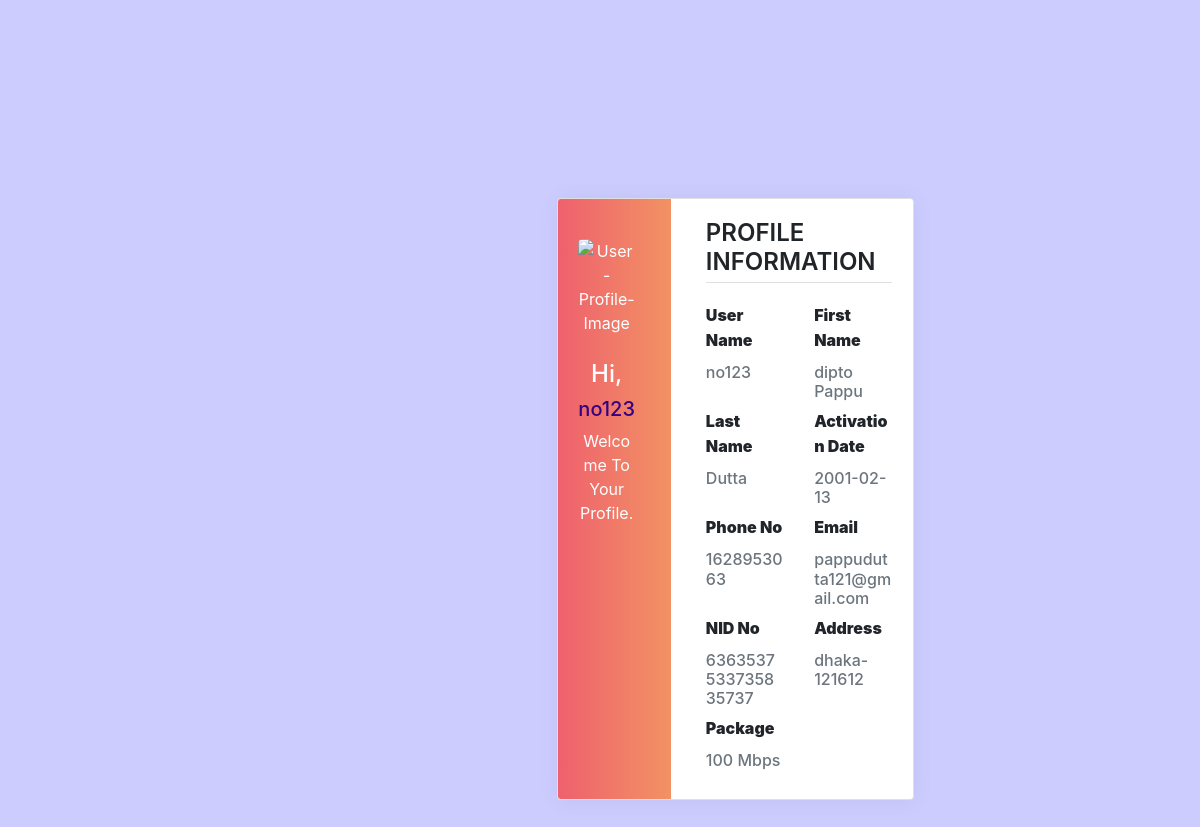
Page /User_profile.php (signed in) on the committed database.
### tables this page shows
CREATE TABLE `customer_info` (
  `User_id` varchar(30) NOT NULL,
  `First_Name` varchar(30) DEFAULT NULL,
  `Last_Name` varchar(30) DEFAULT NULL,
  `Active_Date` date DEFAULT NULL,
  `Phone_no` int(11) NOT NULL,
  `Email` varchar(100) DEFAULT NULL,
  `NID` bigint(18) NOT NULL,
  `Address` varchar(200) NOT NULL,
  `Password` varchar(30) NOT NULL,
  `choose` varchar(30) NOT NULL
);

### User_profile.php (the view, shortened to what this page needs)
<!DOCTYPE html>
<html lang="en">
<head>
    <link rel="stylesheet" href="User_profile.css" />
    <link rel="stylesheet" href="https://maxcdn.bootstrapcdn.com/bootstrap/4.0.0/css/bootstrap.min.css">
    <link rel="stylesheet" href="https://stackpath.bootstrapcdn.com/bootstrap/4.0.0/js/bootstrap.bundle.min.js">
    <link rel="stylesheet" href="https://cdnjs.cloudflare.com/ajax/libs/jquery/3.2.1/jquery.min.js">
    <link rel="stylesheet" href="https://cdnjs.cloudflare.com/ajax/libs/MaterialDesign-Webfont/3.6.95/css/materialdesignicons.css">
</head>
<body style="background-color: #CCCCFF; margin-top: 150px; margin-left: 300px;">
    <div class="page-content page-container" id="page-content">
        <div class="padding">
            <div class="row container d-flex justify-content-center">
                <div class="col-xl-6 col-md-12">
                    <div class="card user-card-full">
                        <div class="row m-l-0 m-r-0">
                            <div class="col-sm-4 bg-c-lite-green user-profile">
                                <div class="card-block text-center text-white">
                                    <div class="m-b-25">
                                        <img src="https://img.icons8.com/bubbles/100/000000/user.png" class="img-radius" alt="User-Profile-Image">
                                    </div>
                                    <h6 class="f-w-600"><strong><h4>Hi,</h4></strong>
                                    <h5 style="color: #330185">
                                    <?php
                                    echo  $_SESSION['user_name'];
                                    ?><br></h5>
                                    Welcome To Your Profile.</h6>
                                </div>
                            </div>
                            <div class="col-sm-8">
                                <div class="card-block">
                                    <h4 class="m-b-20 p-b-5 b-b-default f-w-600">PROFILE INFORMATION</h4>
                                    <div class="row">
                                        <div class="col-sm-6">
                                            <p class="m-b-10 f-w-600"><strong>User Name</strong></p>
                                            <h6 class="text-muted f-w-400"> <?php
                                            echo  $_SESSION['user_name'];?>  </h6>
                                        </div>
                                        <?php
                                         include('u_connection.php');
                                        $test = $_SESSION['user_name'];
                                      $sql = "select *from customer_info where User_id = '$test'";
        $result = mysqli_query($con, $sql);
while ($row = mysqli_fetch_array($result, MYSQLI_ASSOC)) {
    $actv_date = $row['Active_Date'];
    $laname = $row ['Last_Name'];
    $faname = $row ['First_Name'];
    $phn = $row['Phone_no'];
    $email = $row['Email'];
    $nid = $row['NID'];
    $adrs = $row['Address'];
    $chs = $row['choose'];
    echo ' <div class="col-sm-6">
    <p class="m-b-10 f-w-600"><strong>First Name</strong></p>
    <h6 class="text-muted f-w-400">'.$faname.'</h6>
</div>
<div class="col-sm-6">
    <p class="m-b-10 f-w-600"><strong>Last Name</strong></p>
    <h6 class="text-muted f-w-400">'.$laname.'</h6>
</div>
<div class="col-sm-6">
    <p class="m-b-10 f-w-600"><strong>Activation Date</strong></p>
    <h6 class="text-muted f-w-400">'.$actv_date.'</h6>
</div>
<div class="col-sm-6">
    <p class="m-b-10 f-w-600"><strong>Phone No</strong></p>
    <h6 class="text-muted f-w-400">'.$phn.'</h6>
</div>
<div class="col-sm-6">
    <p class="m-b-10 f-w-600"><strong>Email</strong></p>
    <h6 class="text-muted f-w-400">'.$email.'</h6>
</div>
<div class="col-sm-6">
    <p class="m-b-10 f-w-600"><strong>NID No</strong></p>
    <h6 class="text-muted f-w-400">'.$nid.'</h6>
</div>
<div class="col-sm-6">
    <p class="m-b-10 f-w-600"><strong>Address</strong></p>
    <h6 class="text-muted f-w-400">'.$adrs.'</h6>
</div>
<div class="col-sm-6">
    <p class="m-b-10 f-w-600"><strong>Package</strong></p>
    <h6 class="text-muted f-w-400">'.$chs.'</h6>
</div>';
}
?>
                                    </div>
                                </div>
                            </div>
                        </div>
                    </div>
                </div>
            </div>
        </div>
    </div>
</body>
</html>

### User_profile.css (style rules this page uses)
body { background-color: #3f3fd4 }
.padding { padding: 3rem !important }
.user-card-full { overflow: hidden; }
.card { border-radius: 5px; -webkit-box-shadow: 0 1px 20px 0 rgba(69,90,100,0.08); box-shadow: 0 1px 20px 0 rgba(69,90,100,0.08); border: none; margin-bottom: 30px; }
.m-r-0 { margin-right: 0px; }
.m-l-0 { margin-left: 0px; }
.user-card-full .user-profile { border-radius: 5px 0 0 5px; }
.bg-c-lite-green { background: -webkit-gradient(linear, left top, right top, from(#f29263), to(#ee5a6f)); background: linear-gradient(to right, #ee5a6f, #f29263); }
.user-profile { padding: 20px 0; }
.card-block { padding: 1.25rem; }
.m-b-25 { margin-bottom: 25px; }
.img-radius { border-radius: 5px; }
h6 { font-size: 14px; }
.card .card-block p { line-height: 25px; }
.b-b-default { border-bottom: 1px solid #e0e0e0; }
.m-b-20 { margin-bottom: 20px; }
.p-b-5 { padding-bottom: 5px !important; }
.m-b-10 { margin-bottom: 10px; }
.text-muted { color: #919aa3 !important; }
.f-w-600 { font-weight: 600; }

### rows in the picture
customer_info: First_Name "dipto Pappu", Last_Name "Dutta", Active_Date "2001-02-13", Phone_no "1628953063", Email "pappudutta121@gmail.com", NID "6363537533735835737", Address "dhaka-121612", choose "100 Mbps"

### other values in the picture
$_SESSION['user_name'] "no123"
